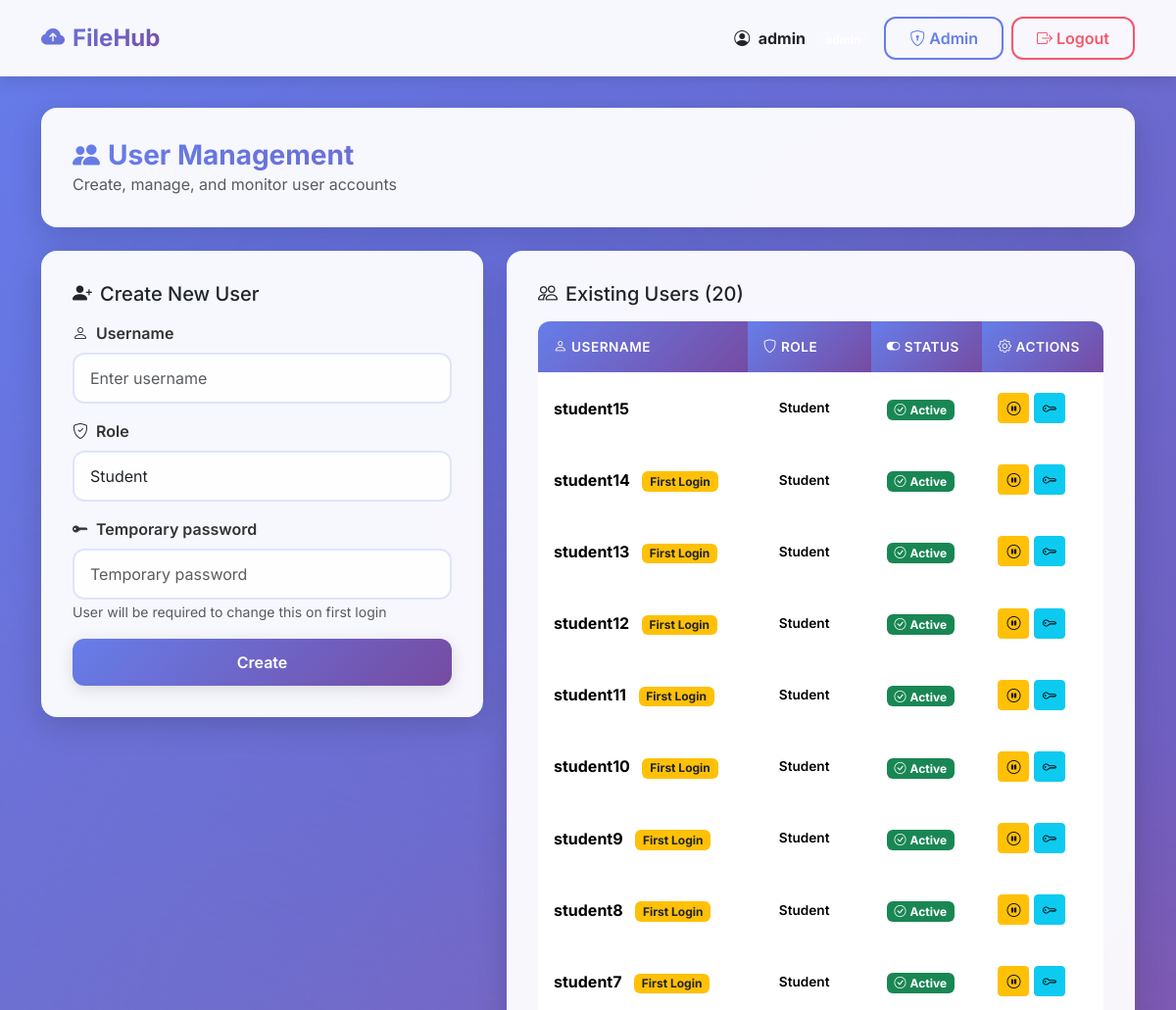
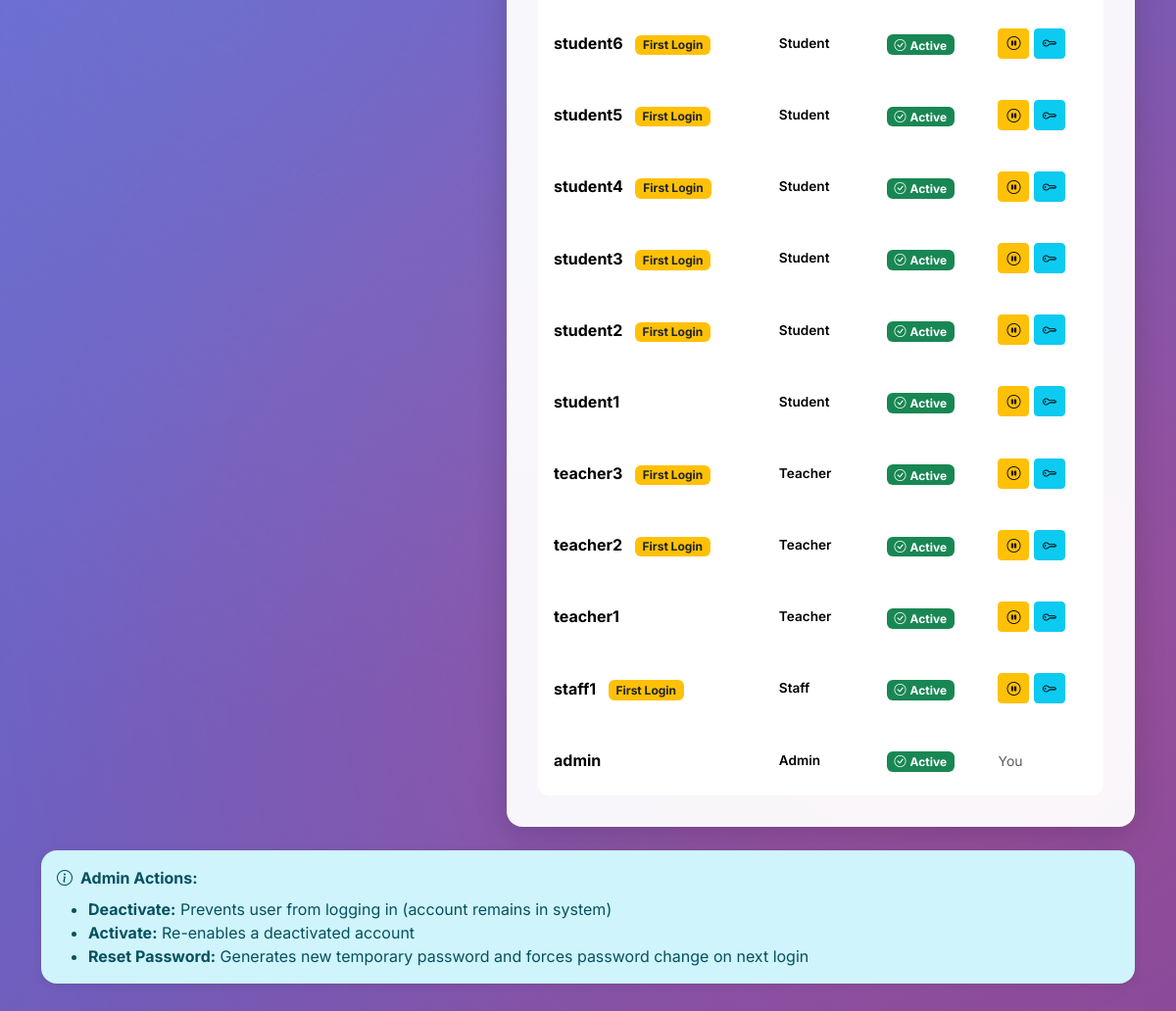
Page /admin/users (signed in) on the committed database (2 pictures, top to bottom).
### app/models.py (models this page shows, shortened)
class User(db.Model, UserMixin):
    __tablename__ = "users"
    id = Column(Integer, primary_key=True)
    username = Column(String(80), unique=True, nullable=False)
    password_hash = Column(String(128), nullable=False)
    role = Column(Enum(RoleEnum), nullable=False, default=RoleEnum.student)
    first_login = Column(Boolean, default=True)
    created_at = Column(DateTime, default=datetime.utcnow)
    failed_login_attempts = Column(Integer, default=0)
    locked_until = Column(DateTime, nullable=True)
    is_active = Column(Boolean, default=True)
    def is_admin(self):
        return self.role == RoleEnum.admin

### app/admin.py (the view, shortened to what this page needs)
@admin_bp.route("/users", methods=["GET", "POST"])
@login_required
@admin_required
def users():
    from flask import session
    temp_password = session.pop('temp_password', None)
    temp_password_user = session.pop('temp_password_user', None)
    form = CreateUserForm()
    users = User.query.order_by(User.created_at.desc()).all()
    return render_template("admin_users.html", users=users, form=form, temp_password=temp_password, temp_password_user=temp_password_user)

### app/forms.py
class CreateUserForm(FlaskForm):
    username = StringField("Username", validators=[DataRequired(), Length(1,80)])
    role = SelectField("Role", choices=[
        (RoleEnum.student.value, "Student"),
        (RoleEnum.teacher.value, "Teacher"),
        (RoleEnum.staff.value, "Staff"),
        (RoleEnum.admin.value, "Admin")
    ], validators=[DataRequired()])
    temp_password = PasswordField("Temporary password", validators=[
        DataRequired(),
        Length(min=8, message="Password must be at least 8 characters long."),
        validate_strong_password
    ])
    submit = SubmitField("Create")

### app/admin.py (called while the page is built)
def admin_required(func):
    from functools import wraps
    @wraps(func)
    def wrapper(*args, **kwargs):
        if not current_user.is_authenticated or not current_user.is_admin():
            flash("Admin access required.", "danger")
            return redirect(url_for("files_bp.dashboard"))
        return func(*args, **kwargs)
    return wrapper

### app/models.py (called while the page is built)
@login_manager.user_loader
def load_user(user_id):
    return User.query.get(int(user_id))

### app/templates/admin_users.html (shortened to what this page needs)
{% extends "base.html" %}
{% block content %}
<div class="dashboard-header mb-4">
  <h3><i class="bi bi-people-fill me-2"></i>User Management</h3>
  <p class="text-muted mb-0">Create, manage, and monitor user accounts</p>
</div>
<div class="row">
  <div class="col-md-5">
    <div class="table-container">
      <h5 class="mb-3"><i class="bi bi-person-plus-fill me-2"></i>Create New User</h5>
      <form method="post">
        <div class="mb-3">
          <label class="form-label"><i class="bi bi-person me-2"></i>{{ form.username.label.text }}</label>
          {{ form.username(class="form-control", placeholder="Enter username") }}
        </div>
        <div class="mb-3">
          <label class="form-label"><i class="bi bi-shield-check me-2"></i>{{ form.role.label.text }}</label>
          {{ form.role(class="form-select") }}
        </div>
        <div class="mb-3">
          <label class="form-label"><i class="bi bi-key-fill me-2"></i>{{ form.temp_password.label.text }}</label>
          {{ form.temp_password(class="form-control", placeholder="Temporary password") }}
          <small class="form-text text-muted">User will be required to change this on first login</small>
        </div>
        <div class="d-grid">
          {{ form.submit(class="btn btn-primary") }}
        </div>
      </form>
    </div>
  </div>
  <div class="col-md-7">
    <div class="table-container">
      <h5 class="mb-3"><i class="bi bi-people me-2"></i>Existing Users ({{ users|length }})</h5>
      <div class="table-responsive">
        <table class="table">
          <thead>
            <tr>
              <th><i class="bi bi-person me-1"></i>Username</th>
              <th><i class="bi bi-shield me-1"></i>Role</th>
              <th><i class="bi bi-toggle-on me-1"></i>Status</th>
              <th><i class="bi bi-gear me-1"></i>Actions</th>
            </tr>
          </thead>
          <tbody>
          {% for u in users %}
            <tr>
              <td>
                <strong>{{ u.username }}</strong>
                {% if u.first_login %}
                  <span class="badge bg-warning text-dark ms-2">First Login</span>
                {% endif %}
              </td>
              <td>
                <span class="permission-badge permission-{{ u.role.value }}">
                  {{ u.role.value }}
                </span>
              </td>
              <td>
                {% if u.is_active %}
                  <span class="badge bg-success"><i class="bi bi-check-circle me-1"></i>Active</span>
                {% else %}
                  <span class="badge bg-danger"><i class="bi bi-x-circle me-1"></i>Deactivated</span>
                {% endif %}
              </td>
              <td>
                {% if u.id != current_user.id %}
                  <form method="post" action="{{ url_for('admin.toggle_user_status', user_id=u.id) }}" style="display: inline;">
                    {% if u.is_active %}
                      <button type="submit" class="btn btn-sm btn-warning" title="Deactivate Account" onclick="return confirm('Deactivate {{ u.username }}?')">
                        <i class="bi bi-pause-circle"></i>
                      </button>
                    {% else %}
                      <button type="submit" class="btn btn-sm btn-success" title="Activate Account" onclick="return confirm('Activate {{ u.username }}?')">
                        <i class="bi bi-play-circle"></i>
                      </button>
                    {% endif %}
                  </form>
                  <form method="post" action="{{ url_for('admin.reset_password', user_id=u.id) }}" style="display: inline;">
                    <button type="submit" class="btn btn-sm btn-info" title="Reset Password" onclick="return confirm('Reset password for {{ u.username }}?')">
                      <i class="bi bi-key"></i>
                    </button>
                  </form>
                {% else %}
                  <span class="text-muted small">You</span>
                {% endif %}
              </td>
            </tr>
          {% endfor %}
          </tbody>
        </table>
      </div>
    </div>
  </div>
</div>
<div class="alert alert-info mt-4">
  <strong><i class="bi bi-info-circle me-2"></i>Admin Actions:</strong>
  <ul class="mb-0 mt-2">
    <li><strong>Deactivate:</strong> Prevents user from logging in (account remains in system)</li>
    <li><strong>Activate:</strong> Re-enables a deactivated account</li>
    <li><strong>Reset Password:</strong> Generates new temporary password and forces password change on next login</li>
  </ul>
</div>
{% endblock %}

### app/templates/base.html (shortened to what this page needs)
<!doctype html>
<html lang="en">
  <head>
    <link href="https://cdn.jsdelivr.net/npm/bootstrap@5.3.2/dist/css/bootstrap.min.css" rel="stylesheet">
    <link rel="stylesheet" href="https://cdn.jsdelivr.net/npm/bootstrap-icons@1.11.1/font/bootstrap-icons.css">
    <link rel="stylesheet" href="{{ url_for('static', filename='css/style.css') }}">
  </head>
  <body>
    <nav class="navbar navbar-expand-lg navbar-light">
      <div class="container">
        <a class="navbar-brand" href="{{ url_for('files_bp.dashboard') }}">
          <i class="bi bi-cloud-arrow-up-fill me-2"></i>FileHub
        </a>
        <div class="d-flex align-items-center">
          {% if current_user.is_authenticated %}
            <span class="me-3 d-none d-md-inline">
              <i class="bi bi-person-circle me-1"></i>
              <strong>{{ current_user.username }}</strong>
              <span class="badge bg-gradient ms-2" style="background: linear-gradient(135deg, #667eea 0%, #764ba2 100%);">
              </span>
            </span>
            {% if current_user.is_admin() %}
              <a class="btn btn-outline-secondary me-2" href="{{ url_for('admin.users') }}">
                <i class="bi bi-shield-lock me-1"></i>Admin
              </a>
            {% endif %}
            <a class="btn btn-outline-danger" href="{{ url_for('auth.logout') }}">
              <i class="bi bi-box-arrow-right me-1"></i>Logout
            </a>
          {% endif %}
        </div>
      </div>
    </nav>
    <div class="container mt-4">
      {% block content %}{% endblock %}
    </div>
  </body>
</html>

### app/static/css/style.css (style rules this page uses)
:root { --primary-gradient: linear-gradient(135deg, #667eea 0%, #764ba2 100%); --secondary-gradient: linear-gradient(135deg, #f093fb 0%, #f5576c 100%); --success-gradient: linear-gradient(135deg, #4facfe 0%, #00f2fe 100%); --dark-bg: #1a1a2e; --card-bg: #ffffff; --shadow-sm: 0 2px 8px rgba(0, 0, 0, 0.08); --shadow-md: 0 4px 16px rgba(0, 0, 0, 0.12); --shadow-lg: 0 8px 32px rgba(0, 0, 0, 0.16); --border-radius: 16px; }
* { margin: 0; padding: 0; box-sizing: border-box; }
body { font-family: 'Inter', -apple-system, BlinkMacSystemFont, 'Segoe UI', Roboto, sans-serif; background: linear-gradient(135deg, #667eea 0%, #764ba2 100%); min-height: 100vh; padding-bottom: 40px; position: relative; }
body::before { content: ''; position: fixed; top: 0; left: 0; right: 0; bottom: 0; background: radial-gradient(circle at 20% 50%, rgba(120, 119, 198, 0.3), transparent 50%), radial-gradient(circle at 80% 80%, rgba(252, 70, 107, 0.3), transparent 50%), radial-gradient(circle at 40% 20%, rgba(99, 102, 241, 0.2), transparent 50%); pointer-events: none; z-index: -1; }
.container { position: relative; z-index: 10; }
button, a, input, select, textarea { position: relative; z-index: auto; }
.navbar { background: rgba(255, 255, 255, 0.95) !important; backdrop-filter: blur(20px); box-shadow: var(--shadow-md); border: none; padding: 1rem 0; margin-bottom: 2rem; }
.navbar-brand { font-weight: 700; font-size: 1.5rem; background: var(--primary-gradient); -webkit-background-clip: text; -webkit-text-fill-color: transparent; background-clip: text; transition: transform 0.3s ease; }
.navbar .btn { border-radius: 12px; padding: 0.5rem 1.5rem; font-weight: 600; transition: all 0.3s ease; border: 2px solid transparent; }
.navbar .btn-outline-secondary { border-color: #667eea; color: #667eea; }
.navbar .btn-outline-danger { border-color: #f5576c; color: #f5576c; }
.alert { border-radius: var(--border-radius); border: none; box-shadow: var(--shadow-sm); backdrop-filter: blur(10px); animation: slideDown 0.4s ease; }
.dashboard-header { background: rgba(255, 255, 255, 0.95); backdrop-filter: blur(20px); padding: 2rem; border-radius: var(--border-radius); box-shadow: var(--shadow-lg); margin-bottom: 2rem; animation: fadeInUp 0.6s ease; }
.dashboard-header h3 { font-weight: 700; background: var(--primary-gradient); -webkit-background-clip: text; -webkit-text-fill-color: transparent; background-clip: text; margin: 0; }
.btn-primary { background: var(--primary-gradient); border: none; border-radius: 12px; padding: 0.75rem 2rem; font-weight: 600; box-shadow: var(--shadow-md); transition: all 0.3s ease; position: relative; overflow: hidden; }
.btn-primary::before { content: ''; position: absolute; top: 0; left: -100%; width: 100%; height: 100%; background: linear-gradient(90deg, transparent, rgba(255, 255, 255, 0.3), transparent); transition: left 0.5s ease; }
.table-container { background: rgba(255, 255, 255, 0.95); backdrop-filter: blur(20px); border-radius: var(--border-radius); padding: 2rem; box-shadow: var(--shadow-lg); animation: fadeInUp 0.6s ease 0.2s both; }
.table { margin: 0; border-collapse: separate; border-spacing: 0; }
.table thead th { background: var(--primary-gradient); color: white; font-weight: 600; text-transform: uppercase; font-size: 0.85rem; letter-spacing: 0.5px; padding: 1rem; border: none; position: sticky; top: 0; z-index: 10; }
.table thead th:first-child { border-top-left-radius: 12px; }
.table thead th:last-child { border-top-right-radius: 12px; }
.table tbody tr { transition: all 0.3s ease; border-bottom: 1px solid rgba(0, 0, 0, 0.05); }
.table tbody td { padding: 1.25rem 1rem; vertical-align: middle; border: none; }
.table tbody tr:last-child td:first-child { border-bottom-left-radius: 12px; }
.table tbody tr:last-child td:last-child { border-bottom-right-radius: 12px; }
.permission-badge { display: inline-block; padding: 0.4rem 1rem; border-radius: 20px; font-size: 0.85rem; font-weight: 600; text-transform: capitalize; }
.form-control, .form-select { border-radius: 12px; border: 2px solid rgba(102, 126, 234, 0.2); padding: 0.75rem 1rem; transition: all 0.3s ease; background: rgba(255, 255, 255, 0.9); position: relative; z-index: auto; pointer-events: auto; }
.form-label { font-weight: 600; color: #333; margin-bottom: 0.5rem; }

### rows in the picture
User: username "admin", role.value "Admin", is_active True (drawn), shows "You"
User: username "student15", role.value "Student", is_active True (drawn)
User: username "student14", first_login "First Login", role.value "Student", is_active True (drawn)
User: username "student13", first_login "First Login", role.value "Student", is_active True (drawn)
User: username "student12", first_login "First Login", role.value "Student", is_active True (drawn)
User: username "student11", first_login "First Login", role.value "Student", is_active True (drawn)
User: username "student10", first_login "First Login", role.value "Student", is_active True (drawn)
User: username "student9", first_login "First Login", role.value "Student", is_active True (drawn)
User: username "student8", first_login "First Login", role.value "Student", is_active True (drawn)
User: username "student7", first_login "First Login", role.value "Student", is_active True (drawn)
User: username "student6", first_login "First Login", role.value "Student", is_active True (drawn)
User: username "student5", first_login "First Login", role.value "Student", is_active True (drawn)
User: username "student4", first_login "First Login", role.value "Student", is_active True (drawn)
User: username "student3", first_login "First Login", role.value "Student", is_active True (drawn)
User: username "student2", first_login "First Login", role.value "Student", is_active True (drawn)
User: username "student1", role.value "Student", is_active True (drawn)
User: username "teacher3", first_login "First Login", role.value "Teacher", is_active True (drawn)
User: username "teacher2", first_login "First Login", role.value "Teacher", is_active True (drawn)
User: username "teacher1", role.value "Teacher", is_active True (drawn)
User: username "staff1", first_login "First Login", role.value "Staff", is_active True (drawn)

### other values in the picture
{{ users|length }} "20"
